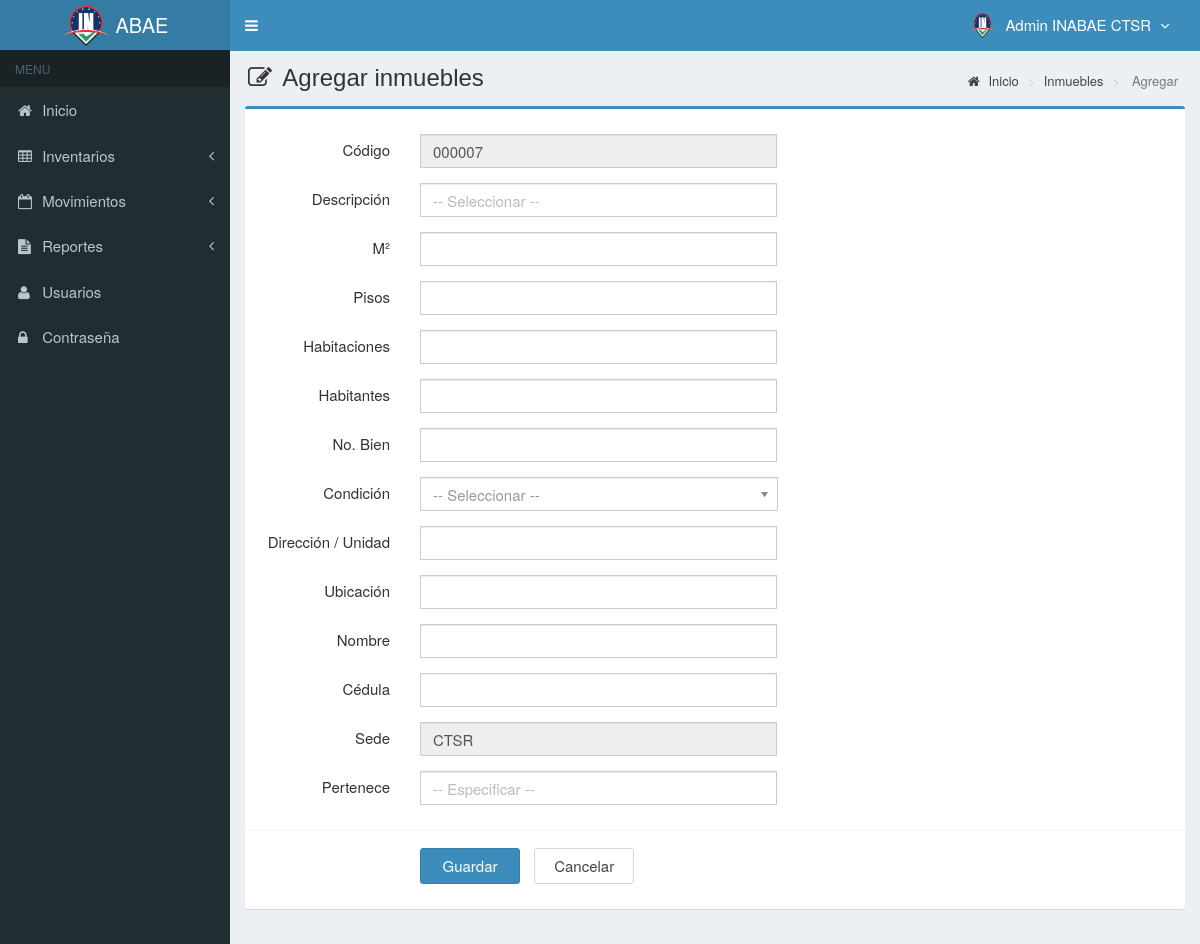
The app's page /main.php?module=form_inmuebles&form=add (signed in), older data.
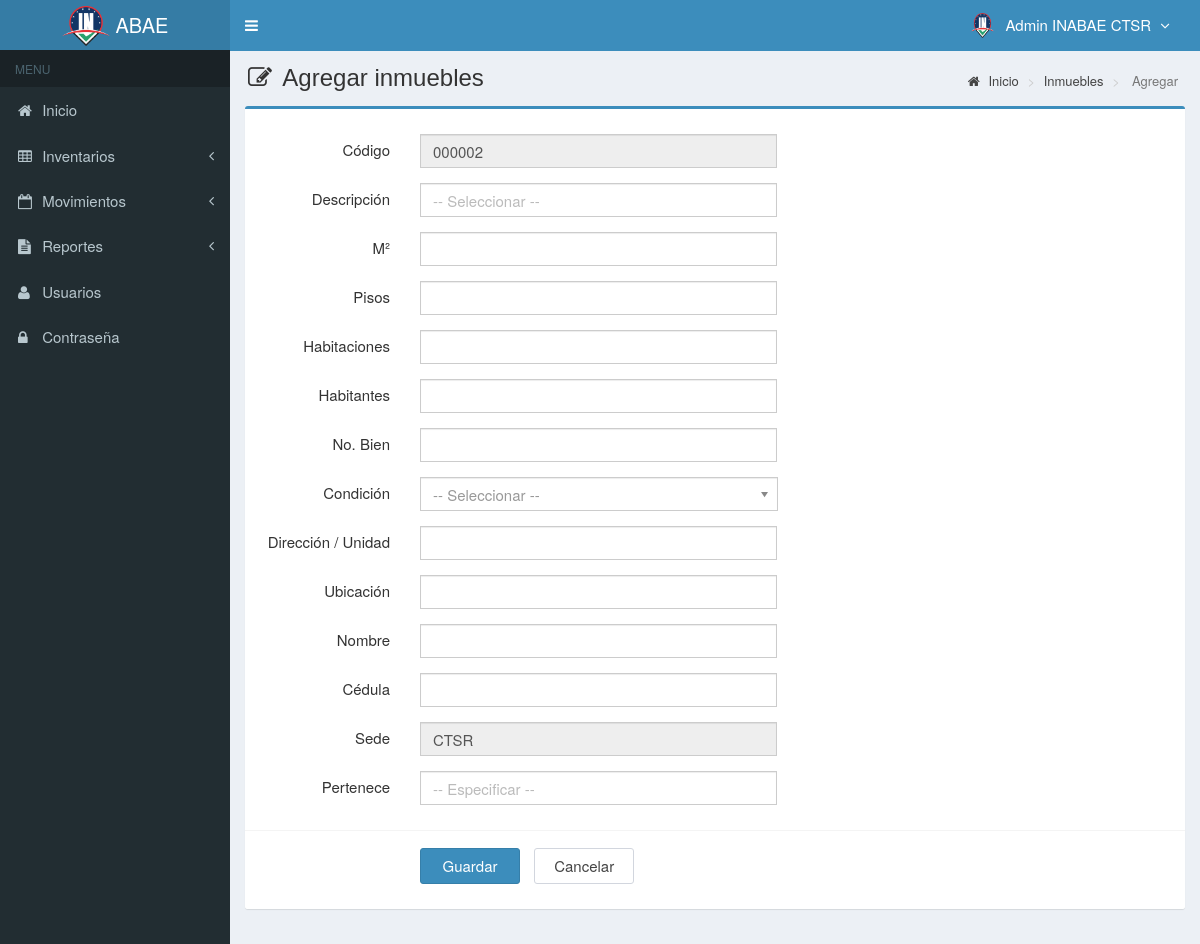
The same page, newer data.
### tables this page shows
CREATE TABLE `inmuebles` (
  `codigo` varchar(50) NOT NULL,
  `descripcion` varchar(300) DEFAULT NULL,
  `metrosCuadrados` varchar(100) DEFAULT NULL,
  `tipo` varchar(300) DEFAULT NULL,
  `nmroCuartos` int(10) DEFAULT NULL,
  `condicion` varchar(300) DEFAULT NULL,
  `estado` enum('chequeado','nochequeado') DEFAULT 'nochequeado',
  `categoria` varchar(300) DEFAULT NULL,
  `pisos` varchar(10) DEFAULT NULL,
  `responsable` varchar(300) DEFAULT NULL,
  `cedula` varchar(20) DEFAULT NULL,
  `direccion` varchar(300) DEFAULT NULL,
  `habitantes` int(10) DEFAULT NULL,
  `sede` varchar(100) DEFAULT NULL,
  `created_user` varchar(50) DEFAULT NULL,
  `updated_user` varchar(50) DEFAULT NULL,
  `created_date` timestamp NULL DEFAULT NULL,
  `update_date` timestamp NULL DEFAULT NULL,
  `bienesN` varchar(11) DEFAULT NULL,
  `unidad` varchar(100) NOT NULL DEFAULT 'N/A',
  `pertenece` varchar(100) DEFAULT NULL
);

### modules/inmuebles/form.php (the view, shortened to what the changed rows need)
<?php
if ($_GET['form']=='add') { ?>
  <section class="content-header">
    <h1>
      <i class="fa fa-edit icon-title"></i> Agregar inmuebles
    </h1>
    <ol class="breadcrumb">
      <li><a href="?module=start"><i class="fa fa-home"></i> Inicio </a></li>
      <li><a href="?module=inmuebles"> Inmuebles </a></li>
      <li class="active"> Agregar </li>
    </ol>
  </section>
  <section class="content">
    <div class="row">
      <div class="col-md-12">
        <div class="box box-primary">
          <form role="form" class="form-horizontal" action="modules/inmuebles/proses.php?act=insert" method="POST">
            <div class="box-body">
              <?php
              $sede = $_SESSION['sede'];
              $query_id = mysqli_query($mysqli, "SELECT codigo FROM inmuebles
                                                ORDER BY codigo DESC LIMIT 1")
                                                or die('error '.mysqli_error($mysqli));
              ?>
              <?php
              $count = mysqli_num_rows($query_id);
              if ($count <> 0) {
                  $data_id = mysqli_fetch_assoc($query_id);
                  $codigo = $data_id['codigo']+1;
              } else {
                  $codigo = 1;
              }
              $buat_id   = str_pad($codigo, 6, "0", STR_PAD_LEFT);
              $codigo = "$buat_id";
              ?>
              <div class="form-group">
                <label class="col-sm-2 control-label">Código </label>
                <div class="col-sm-5">
                  <input type="tet"  class="form-control" name="codigo" value="<?php echo $codigo; ?>" readonly required>
                </div>
              </div>
              <div class="form-group">
                <label class="col-sm-2 control-label">Descripción</label>
                <div class="col-sm-5">
                <input class="form-control" list="datalistOptions" name="descripcion" id="exampleDataList" placeholder="-- Seleccionar --" required>
               </div>
             </div>
              <div class="form-group">
                <label class="col-sm-2 control-label">M²</label>
                <div class="col-sm-5">
                  <input type="text" class="form-control" name="metrosCuadrados" onkeypress="return validaNumericos(event)" onpaste="return false" autocomplete="off" required>
                </div>
              </div>
              <div class="form-group">
                <label class="col-sm-2 control-label">Pisos</label>
                <div class="col-sm-5">
                  <input type="text" class="form-control" name="pisos" onkeypress="return validaNumericos(event)" onpaste="return false" autocomplete="off" required>
                </div>
              </div>
              <div class="form-group">
                <label class="col-sm-2 control-label">Habitaciones </label>
                <div class="col-sm-5">
                  <input type="text" class="form-control" name="nmroCuartos" onkeypress="return validaNumericos(event)" onpaste="return false" autocomplete="off" required>
                </div>
              </div>
              <div class="form-group">
                <label class="col-sm-2 control-label">Habitantes</label>
                <div class="col-sm-5">
                  <input type="text" class="form-control" name="habitantes" onkeypress="return validaNumericos(event)" onpaste="return false" autocomplete="off" required>
                </div>
              </div>
              <div class="form-group">
                <label class="col-sm-2 control-label">No. Bien</label>
                <div class="col-sm-5">
                  <input type="text" class="form-control" name="bienesN" autocomplete="off" required>
                </div>
              </div>
              <div class="form-group">
                <label class="col-sm-2 control-label">Condición</label>
                <div class="col-sm-5">
                </div>
              </div>
              <div class="form-group">
                <label class="col-sm-2 control-label">Dirección / Unidad</label>
                <div class="col-sm-5">
                  <input type="text" class="form-control" name="unidad" autocomplete="off" required>
                </div>
              </div>
              <div class="form-group">
                <label class="col-sm-2 control-label">Ubicación</label>
                <div class="col-sm-5">
                  <input type="text" class="form-control" name="direccion" autocomplete="off" required>
                </div>
              </div>
              <div class="form-group">
                <label class="col-sm-2 control-label">Nombre</label>
                <div class="col-sm-5">
                  <input type="text" class="form-control" name="responsable" autocomplete="off" required>
                </div>
              </div>
              <div class="form-group">
                <label class="col-sm-2 control-label">Cédula</label>
                <div class="col-sm-5">
                  <input type="text" class="form-control" name="cedula" onkeypress="return validaNumericos(event)" onpaste="return false" autocomplete="off" required>
                </div>
              </div>
              <div class="form-group">
                <label class="col-sm-2 control-label">Sede</label>
                <div class="col-sm-5">
                  <input type="text" class="form-control" name="sede" value="<?php echo $sede; ?>" autocomplete="off" readonly required>
                </div>
              </div>
              <div class="form-group" >
                <label class="col-sm-2 control-label">Pertenece</label>
                <div class="col-sm-5">
                <input class="form-control" list="item" type="text" placeholder="-- Especificar --" name="pertenece" autocomplete="off" required>
                </div>
              </div>
            </div>
            <div class="box-footer">
              <div class="form-group">
                <div class="col-sm-offset-2 col-sm-10">
                  <input type="submit" class="btn btn-primary btn-submit" name="Guardar" value="Guardar">
                  <a href="?module=inmuebles" class="btn btn-default btn-reset">Cancelar</a>
                </div>
              </div>
            </div>
          </form>
        </div>
      </div>
    </div>
  </section>
<?php
}
?>

Row changes from the older to the newer data that the page shows:
removed inmuebles: codigo "000007"
now on this page (row edited): inmuebles: codigo "000002"
